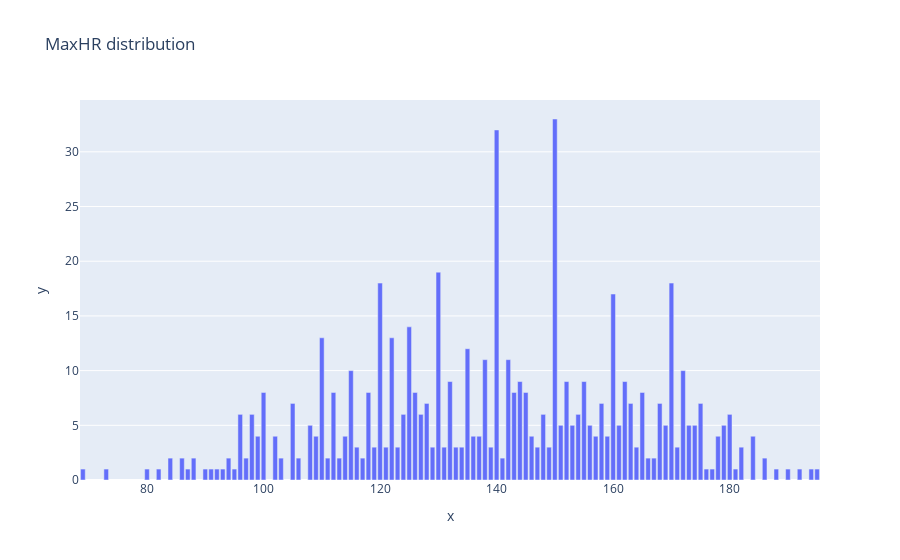

The notebook cell saved with this chart:
### Code cell
# Analyze data graphically: Check distributions

# MaxHR distribution
import plotly.express as px 
MaxHR_counts = train_val_split['MaxHR'].value_counts()
fig_MaxHR = px.bar(x=MaxHR_counts.index, y=MaxHR_counts.values, title='MaxHR distribution')
fig_MaxHR.show()

### Figure 1 — Plotly figure (JSON) as saved in the notebook; plotly's stock layout.template omitted (floating-point values rounded to 4 significant figures)
{"data": [{"alignmentgroup": "True", "hovertemplate": "x=%{x}<br>y=%{y}<extra></extra>", "legendgroup": "", "marker": {"color": "#636efa", "pattern": {"shape": ""}}, "name": "", "offsetgroup": "", "orientation": "v", "showlegend": false, "textposition": "auto", "type": "bar", "x": [150, 140, 130, 170, 120, 160, 125, 110, 122, 135, 138, 142, 172, 115, 155, 152, 132, 144, 162, 126, 112, 143, 145, 118, 165, 100, 163, 168, 158, 105, 128, 175, 124, 180, 127, 96, 148, 154, 98, 151, 179, 161, 108, 173, 156, 169, 174, 153, 159, 99, 102, 114, 157, 184, 137, 136, 109, 146, 178, 182, 171, 123, 147, 133, 131, 149, 129, 119, 121, 116, 134, 164, 139, 186, 141, 111, 94, 106, 103, 167, 166, 86, 113, 84, 88, 117, 97, 188, 82, 194, 87, 95, 195, 192, 92, 73, 69, 80, 177, 190, 90, 181, 176, 93, 91], "xaxis": "x", "y": [33, 32, 19, 18, 18, 17, 14, 13, 13, 12, 11, 11, 10, 10, 9, 9, 9, 9, 9, 8, 8, 8, 8, 8, 8, 8, 7, 7, 7, 7, 7, 7, 6, 6, 6, 6, 6, 6, 6, 5, 5, 5, 5, 5, 5, 5, 5, 5, 4, 4, 4, 4, 4, 4, 4, 4, 4, 4, 4, 3, 3, 3, 3, 3, 3, 3, 3, 3, 3, 3, 3, 3, 3, 2, 2, 2, 2, 2, 2, 2, 2, 2, 2, 2, 2, 2, 2, 1, 1, 1, 1, 1, 1, 1, 1, 1, 1, 1, 1, 1, 1, 1, 1, 1, 1], "yaxis": "y"}], "layout": {"barmode": "relative", "legend": {"tracegroupgap": 0}, "title": {"text": "MaxHR distribution"}, "xaxis": {"anchor": "y", "domain": [0, 1], "title": {"text": "x"}}, "yaxis": {"anchor": "x", "domain": [0, 1], "title": {"text": "y"}}}}
